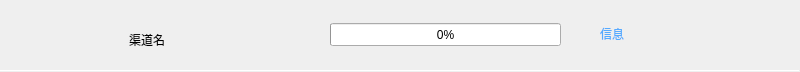
<?xml version="1.0" encoding="UTF-8"?>
<ui version="4.0">
 <class>Form</class>
 <widget class="QWidget" name="Form">
  <property name="geometry">
   <rect>
    <x>0</x>
    <y>0</y>
    <width>800</width>
    <height>72</height>
   </rect>
  </property>
  <property name="windowTitle">
   <string>Form</string>
  </property>
  <widget class="QLabel" name="label">
   <property name="geometry">
    <rect>
     <x>30</x>
     <y>6</y>
     <width>60</width>
     <height>60</height>
    </rect>
   </property>
   <property name="text">
    <string/>
   </property>
   <property name="pixmap">
    <pixmap resource="../../WorkSpace_python/mypack2.0/res.qrc">:/images/channel_default.png</pixmap>
   </property>
   <property name="alignment">
    <set>Qt::AlignCenter</set>
   </property>
  </widget>
  <widget class="QLabel" name="label_2">
   <property name="geometry">
    <rect>
     <x>129</x>
     <y>25</y>
     <width>181</width>
     <height>30</height>
    </rect>
   </property>
   <property name="text">
    <string>渠道名</string>
   </property>
  </widget>
  <widget class="QProgressBar" name="progressBar">
   <property name="geometry">
    <rect>
     <x>330</x>
     <y>23</y>
     <width>231</width>
     <height>23</height>
    </rect>
   </property>
   <property name="value">
    <number>0</number>
   </property>
  </widget>
  <widget class="QLabel" name="label_3">
   <property name="geometry">
    <rect>
     <x>600</x>
     <y>26</y>
     <width>171</width>
     <height>16</height>
    </rect>
   </property>
   <property name="styleSheet">
    <string notr="true">color: rgb(85, 255, 127);
color: rgb(85, 170, 255);</string>
   </property>
   <property name="text">
    <string>信息</string>
   </property>
  </widget>
  <widget class="Line" name="line">
   <property name="geometry">
    <rect>
     <x>0</x>
     <y>70</y>
     <width>800</width>
     <height>1</height>
    </rect>
   </property>
   <property name="orientation">
    <enum>Qt::Horizontal</enum>
   </property>
  </widget>
 </widget>
 <resources>
  <include location="../../WorkSpace_python/mypack2.0/res.qrc"/>
 </resources>
 <connections/>
</ui>
